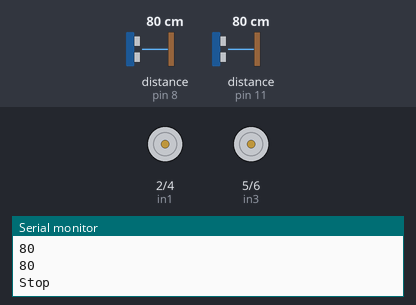
This sketch was run on a simulated Arduino Uno, built with avr-gcc and run on an emulated ATmega328P. Parts: motor-driver pin pairs drawn as motors (green arrow = first pin HIGH = forward, orange = second pin HIGH = backward, longer = more drive, scaled by the enable pin), the last lines printed to the serial monitor. Wiring (inferred from the names in the program): 2 × ultrasonic range finder: trigger pin 9, echo pin 8 / trigger pin 12, echo pin 11. Inputs (shaded band) come from the test bench; at power-on: distance to the obstacle (sensors on pin 8, pin 11) 80 cm. The echo pulse lasts 58.3 µs per cm.

Above: at 1.2 s.
1.3 s: distance to the obstacle (sensor on pin 8) set to 29 cm
2.8 s: distance to the obstacle (sensor on pin 8) set to 24 cm
At 3.5 s:
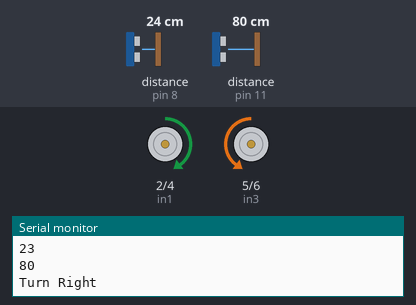
4.7 s: distance to the obstacle (sensor on pin 11) set to 29 cm
6.2 s: distance to the obstacle (sensor on pin 11) set to 22 cm
At 6.7 s:
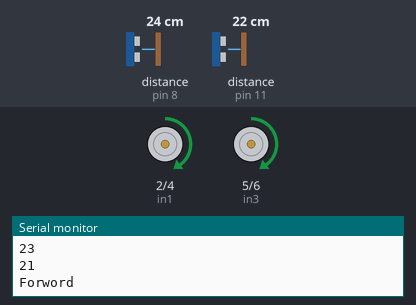
7.9 s: distance to the obstacle (sensor on pin 8) set to 35 cm
At 8.6 s:
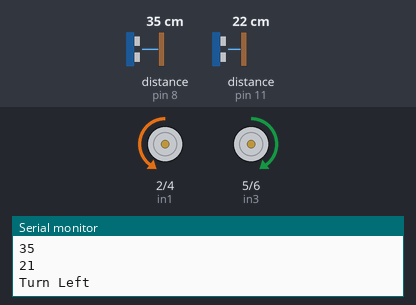
9.7 s: distance to the obstacle (sensor on pin 8) set to 2 cm
At 10.7 s:
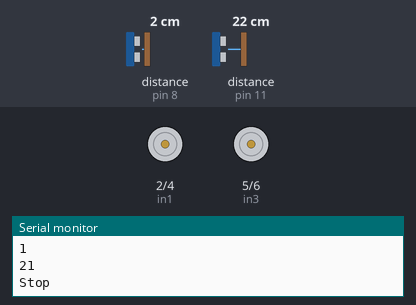
Timing chart, 0 to 12.6 s (numbered marks = the images above; inputs shaded):
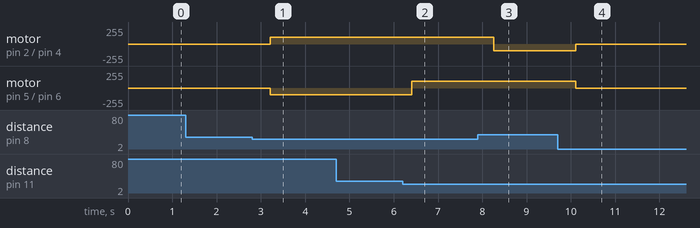

The sketch:

Lab5.ino
```cpp
int in1 = 2, in2 = 4;
int in3 = 5, in4 = 6;
int enA = 3, enB = 10;

int trigPin_left = 9, trigPin_right = 12;
int echoPin_left = 8, echoPin_right = 11;
int temperature = 25;
double velocity = (331.5 + 0.607 * temperature) * 100 / 1000000;

long du_left, cm_left;
long du_right, cm_right;

void setup() {
  Serial.begin(9600);
  pinMode(trigPin_left, OUTPUT);
  pinMode(echoPin_left, INPUT);

  pinMode(trigPin_right, OUTPUT);
  pinMode(echoPin_right, INPUT);

  pinMode(in1, OUTPUT);
  pinMode(in2, OUTPUT);
  pinMode(in3, OUTPUT);
  pinMode(in4, OUTPUT);
  pinMode(enA, OUTPUT);
  pinMode(enB, OUTPUT);
  analogWrite(enA, 100);
  analogWrite(enB, 100);
}

void loop() {
  // ex.給 Trig1 高電位，持續 10微秒
  digitalWrite(trigPin_left, HIGH);
  delay(0.01);
  digitalWrite(trigPin_left, LOW);
  du_left = pulseIn(echoPin_left, HIGH);  // 收到高電位時的時間

  delay(250);  //分開兩次取樣時間，避免干擾

  // ex.給 Trig2 高電位，持續 10微秒
  digitalWrite(trigPin_right, HIGH);
  delay(0.01);
  digitalWrite(trigPin_right, LOW);
  du_right = pulseIn(echoPin_right, HIGH);  //收到高電位時的時間

  // 將時間換算成距離 cm 或 inch
  cm_left = (du_left * velocity) / 2;
  cm_right = (du_right * velocity) / 2;
  Serial.println(cm_left);
  Serial.println(cm_right);

  // 判斷不同超音波到的距離關係，給定所屬區域
  if (cm_left < 10 && cm_right < 10) {
    Serial.println("Backup");
    A_cclock();
    B_cclock();
  } else if (cm_left >= 10 && cm_left < 25 && cm_right >= 10 && cm_right < 25) {
    Serial.println("Forword");
    A_clock();
    B_clock();
  } else if (cm_left >= 10 && cm_left < 25 && cm_right >= 25) {
    Serial.println("Turn Right");
    A_clock();
    B_cclock();
  } else if (cm_left >= 25 && cm_right >= 10 && cm_right < 25) {
    Serial.println("Turn Left");
    A_cclock();
    B_clock();
  } else {
    Serial.println("Stop");
    A_stop();
    B_stop();
  }

  delay(10);
}

void A_clock() {
  //A順時針
  digitalWrite(in1, HIGH);
  digitalWrite(in2, LOW);
}
void B_clock() {
  //B順時針
  digitalWrite(in3, HIGH);
  digitalWrite(in4, LOW);
}
void A_cclock() {
  //A逆時針
  digitalWrite(in1, LOW);
  digitalWrite(in2, HIGH);
}
void B_cclock() {
  //B逆時針
  digitalWrite(in3, LOW);
  digitalWrite(in4, HIGH);
}
void A_stop() {
  //A停止
  digitalWrite(in1, LOW);
  digitalWrite(in2, LOW);
}
void B_stop() {
  //B停止
  digitalWrite(in3, LOW);
  digitalWrite(in4, LOW);
}
```

Measured:
- the behaviour switches between 26 and 25 cm on distance to the obstacle (sensor on pin 8) (found by bisection; images 0 and 1)
- the behaviour switches between 26 and 25 cm on distance to the obstacle (sensor on pin 11) (found by bisection; images 1 and 2)
- after the input at 2.8 s, motor on pin 2 (in1) / pin 4 (in2): stopped → forward 100/255 after 0.42 s; motor on pin 5 (in3) / pin 6 (in4): stopped → backward 100/255 after 0.42 s
- after the input at 6.2 s, motor on pin 5 (in3) / pin 6 (in4): backward 100/255 → forward 100/255 after 0.21 s
- after the input at 7.9 s, motor on pin 2 (in1) / pin 4 (in2): forward 100/255 → backward 100/255 after 0.35 s
- after the input at 9.7 s, motor on pin 2 (in1) / pin 4 (in2): backward 100/255 → stopped after 0.41 s; motor on pin 5 (in3) / pin 6 (in4): forward 100/255 → stopped after 0.41 s
